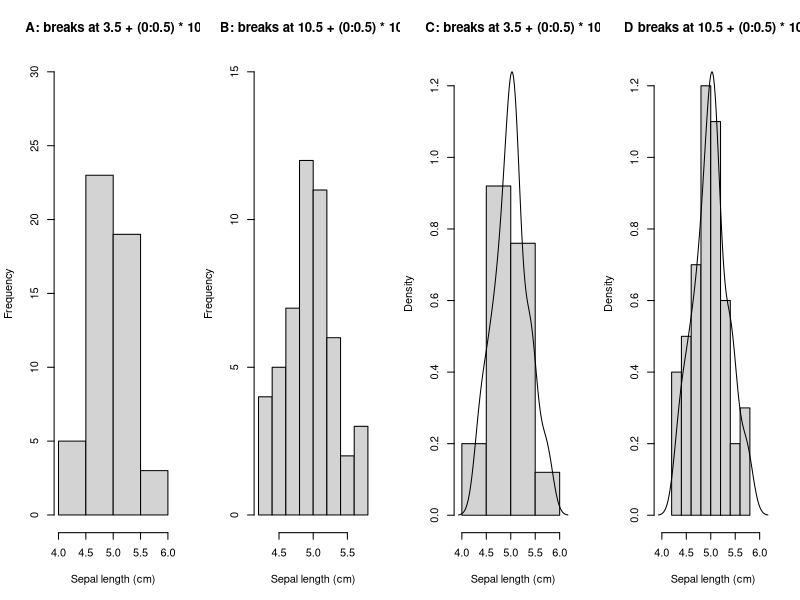

Write the R code that produced this figure.
## ---- chunk 1
data(iris)
flowers <- subset(iris, Species == "setosa")
# 1 by 4 layout
par(mfrow = c(1, 4))
attach(flowers)
hist(Sepal.Length, breaks = 3.5 + (0:0.5) * 10, ylim = c(0, 30), xlab = "Sepal length (cm)", main = "A: breaks at 3.5 + (0:0.5) * 10")
hist(Sepal.Length, breaks = 10.5 + (0:0.75) * 10, ylim = c(0, 15), xlab = "Sepal length (cm)", main = "B: breaks at 10.5 + (0:0.5) * 10 ")
dens <- density(Sepal.Length)
xlim <- range(dens$x)
ylim <- range(dens$y)
hist(Sepal.Length,  breaks = 3.5 + (0:0.5) * 10, probability = TRUE, xlim = xlim, ylim = ylim, xlab = "Sepal length (cm)", main = "C: breaks at 3.5 + (0:0.5) * 10")
lines(dens)
hist(Sepal.Length,  breaks = 10.5 + (0:0.75) * 10, probability = TRUE, xlim = xlim, ylim = ylim, xlab = "Sepal length (cm)", main = "D breaks at 10.5 + (0:0.5) * 10")
lines(dens)
par(mfrow = c(1, 1)); detach(flowers)
